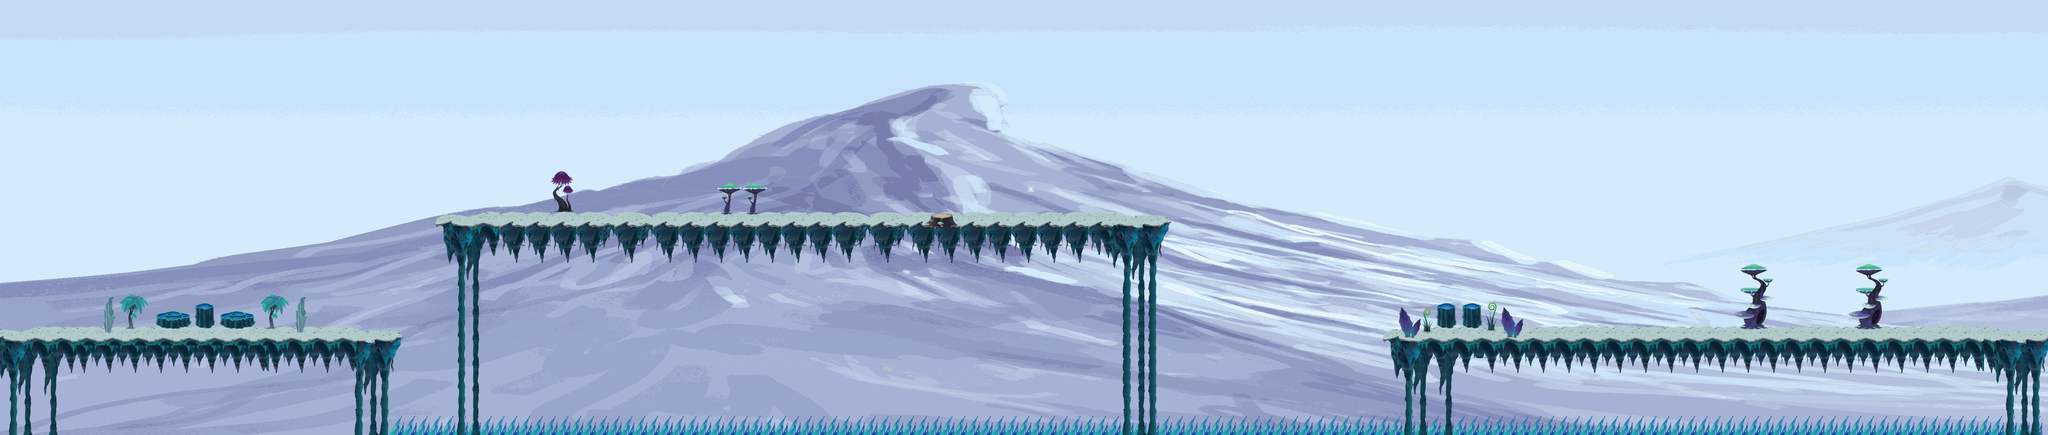

The image is a tile-based game level rendered from a .tmx file. Its description and source (layers, tilesets, objects; grid data summarised) follow:
An orthogonal 160x34 tile map with 32x32 px tiles, 3 tile layers (Spike, Foreground, Objekte), 1 image layer and 38 objects (25x CoinEntity, 6x EnemyEntity, 3x Ground, mainPlayer, game.LevelEntity, ...).

<map version="1.0" orientation="orthogonal" renderorder="left-up" width="160" height="34" tilewidth="32" tileheight="32" nextobjectid="454">
 <tileset firstgid="1" name="glitch" tilewidth="32" tileheight="32">
  <image source="../img/map/glitch.png" width="1024" height="672" />
 </tileset>
 <imagelayer name="Parallax_layer1">
  <image source="../img/background/snow.png" />
 </imagelayer>
 <layer name="Spike" width="160" height="34">
  <data>[5440 cells, 263 non-empty, 6 distinct tile ids]</data>
 </layer>
 <layer name="Foreground" width="160" height="34">
  <data>[5440 cells, 1129 non-empty, 147 distinct tile ids]</data>
 </layer>
 <layer name="Objekte" width="160" height="34">
  <data>[5440 cells, 190 non-empty, 101 distinct tile ids]</data>
 </layer>
 <objectgroup name="Object">
  <properties>
   <property name="duration" value="300" />
   <property name="fade" value="#300000" />
  </properties>
  <object id="3" name="mainPlayer" x="2" y="766" width="32" height="64">
   <properties>
    <property name="image" value="gripe_run_right" />
    <property name="spritewidth" value="64" />
   </properties>
  </object>
  <object id="5" name="game.LevelEntity" x="5077" y="-3830" width="39" height="1e+06">
   <properties>
    <property name="duration" value="300" />
    <property name="fade" value="#009900" />
    <property name="to" value="9" />
   </properties>
  </object>
  <object id="13" name="ScrollEntity" x="1839.12" y="469.091" width="32" height="32">
   <properties>
    <property name="image" value="spinning_scrolls" />
    <property name="scrollIndex" value="49" />
    <property name="spritewidth" value="32" />
    <property name="type" value="enchantment" />
   </properties>
  </object>
  <object id="19" name="SpikeEntity" x="970" y="1041.33" width="4147" height="47" />
  <object id="178" name="CoinEntity" x="468.333" y="770" width="32" height="32">
   <properties>
    <property name="image" value="spinning_coin_gold" />
    <property name="spritewidth" value="32" />
   </properties>
  </object>
  <object id="183" name="CoinEntity" x="1905" y="472" width="32" height="32">
   <properties>
    <property name="image" value="spinning_coin_gold" />
    <property name="spritewidth" value="32" />
   </properties>
  </object>
  <object id="241" name="CoinEntity" x="1784" y="474" width="32" height="32">
   <properties>
    <property name="image" value="spinning_coin_gold" />
    <property name="spritewidth" value="32" />
   </properties>
  </object>
  <object id="246" name="CoinEntity" x="267" y="769" width="32" height="32">
   <properties>
    <property name="image" value="spinning_coin_gold" />
    <property name="spritewidth" value="32" />
   </properties>
  </object>
  <object id="302" name="CoinEntity" x="1601" y="398" width="32" height="32">
   <properties>
    <property name="image" value="spinning_coin_gold" />
    <property name="spritewidth" value="32" />
   </properties>
  </object>
  <object id="304" name="CoinEntity" x="3463" y="571" width="32" height="32">
   <properties>
    <property name="image" value="spinning_coin_gold" />
    <property name="spritewidth" value="32" />
   </properties>
  </object>
  <object id="316" name="CoinEntity" x="1962" y="404" width="32" height="32">
   <properties>
    <property name="image" value="spinning_coin_gold" />
    <property name="spritewidth" value="32" />
   </properties>
  </object>
  <object id="317" name="CoinEntity" x="2023.97" y="472.091" width="32" height="32">
   <properties>
    <property name="image" value="spinning_coin_gold" />
    <property name="spritewidth" value="32" />
   </properties>
  </object>
  <object id="318" name="CoinEntity" x="2962.3" y="387.758" width="32" height="32">
   <properties>
    <property name="image" value="spinning_coin_gold" />
    <property name="spritewidth" value="32" />
   </properties>
  </object>
  <object id="319" name="CoinEntity" x="3058.3" y="366.758" width="32" height="32">
   <properties>
    <property name="image" value="spinning_coin_gold" />
    <property name="spritewidth" value="32" />
   </properties>
  </object>
  <object id="320" name="CoinEntity" x="3344" y="441" width="32" height="32">
   <properties>
    <property name="image" value="spinning_coin_gold" />
    <property name="spritewidth" value="32" />
   </properties>
  </object>
  <object id="347" name="CoinEntity" x="2120.14" y="472.924" width="32" height="32">
   <properties>
    <property name="image" value="spinning_coin_gold" />
    <property name="spritewidth" value="32" />
   </properties>
  </object>
  <object id="348" name="CoinEntity" x="3184.5" y="359.5" width="32" height="32">
   <properties>
    <property name="image" value="spinning_coin_gold" />
    <property name="spritewidth" value="32" />
   </properties>
  </object>
  <object id="351" name="CoinEntity" x="2716.5" y="484.5" width="32" height="32">
   <properties>
    <property name="image" value="spinning_coin_gold" />
    <property name="spritewidth" value="32" />
   </properties>
  </object>
  <object id="356" name="CoinEntity" x="2170.8" y="401.258" width="32" height="32">
   <properties>
    <property name="image" value="spinning_coin_gold" />
    <property name="spritewidth" value="32" />
   </properties>
  </object>
  <object id="357" name="CoinEntity" x="2068.47" y="400.591" width="32" height="32">
   <properties>
    <property name="image" value="spinning_coin_gold" />
    <property name="spritewidth" value="32" />
   </properties>
  </object>
  <object id="376" name="CoinEntity" x="1714" y="401" width="32" height="32">
   <properties>
    <property name="image" value="spinning_coin_gold" />
    <property name="spritewidth" value="32" />
   </properties>
  </object>
  <object id="394" name="CoinEntity" x="1664" y="474" width="32" height="32">
   <properties>
    <property name="image" value="spinning_coin_gold" />
    <property name="spritewidth" value="32" />
   </properties>
  </object>
  <object id="395" name="CoinEntity" x="2857" y="431" width="32" height="32">
   <properties>
    <property name="image" value="spinning_coin_gold" />
    <property name="spritewidth" value="32" />
   </properties>
  </object>
  <object id="397" name="CoinEntity" x="1487.91" y="402.515" width="32" height="32">
   <properties>
    <property name="image" value="spinning_coin_gold" />
    <property name="spritewidth" value="32" />
   </properties>
  </object>
  <object id="398" name="CoinEntity" x="1555.33" y="472.667" width="32" height="32">
   <properties>
    <property name="image" value="spinning_coin_gold" />
    <property name="spritewidth" value="32" />
   </properties>
  </object>
  <object id="400" name="CoinEntity" x="1452.82" y="479.455" width="32" height="32">
   <properties>
    <property name="image" value="spinning_coin_gold" />
    <property name="spritewidth" value="32" />
   </properties>
  </object>
  <object id="401" name="CoinEntity" x="1834" y="403" width="32" height="32">
   <properties>
    <property name="image" value="spinning_coin_gold" />
    <property name="spritewidth" value="32" />
   </properties>
  </object>
  <object id="403" name="CoinEntity" x="3549" y="683" width="32" height="32">
   <properties>
    <property name="image" value="spinning_coin_gold" />
    <property name="spritewidth" value="32" />
   </properties>
  </object>
  <object id="450" name="CoinEntity" x="814.667" y="700" width="32" height="32">
   <properties>
    <property name="image" value="spinning_coin_gold" />
    <property name="spritewidth" value="32" />
   </properties>
  </object>
 </objectgroup>
 <objectgroup name="EnemyEntities">
  <!-- 6 objects omitted --></objectgroup>
 <objectgroup name="collision">
  <!-- 3 objects omitted --></objectgroup>
</map>
<!-- 9 of 38 objects omitted -->
